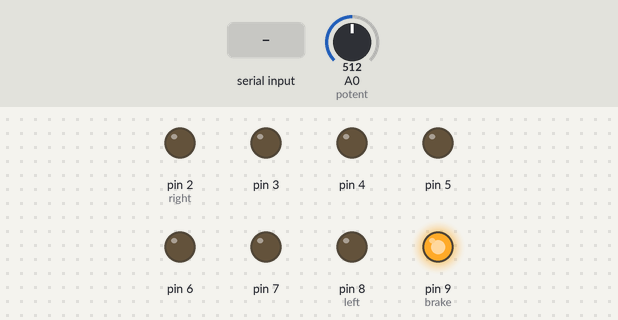
Recording of a sketch running on a simulated Arduino Uno, built with avr-gcc and run on an emulated ATmega328P. On the bench: output pins drawn as LEDs (lit = HIGH). Inputs (shaded band) come from the test bench; at power-on: A0 (potent) = 512.

Above: at 1.2 s.
1.3 s: "l90\n" received over Serial
At 2.8 s:
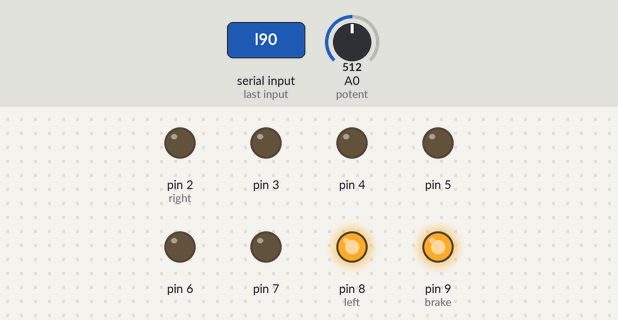
4.3 s: byte 114 ('r') received over Serial
At 8.9 s:
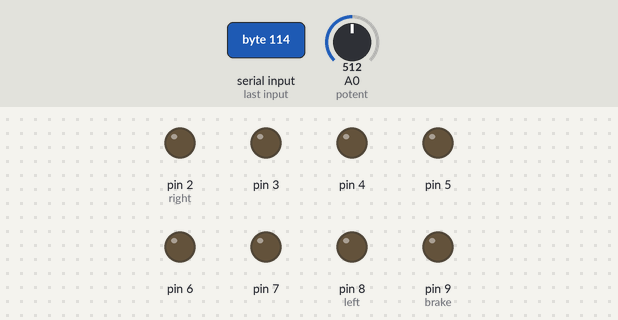
11.4 s: "90;45\n" received over Serial
At 12.4 s:
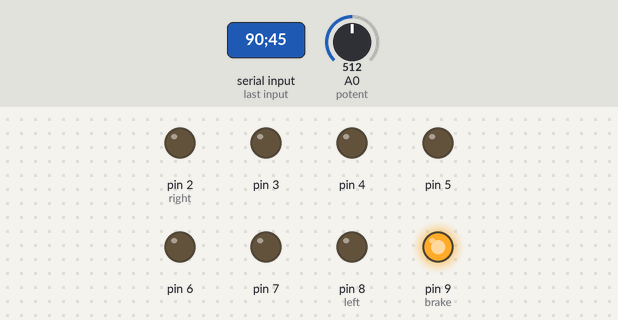
14.4 s: "30;150\n" received over Serial
At 17.7 s:
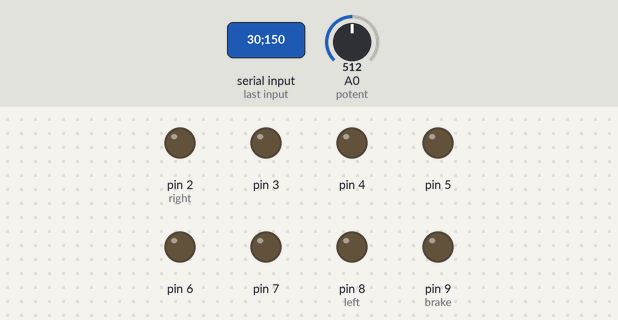
Timing chart, 0 to 18.4 s (numbered marks = the images above; inputs shaded):
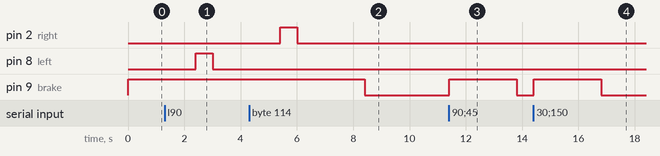

The sketch:

ham_ii_digital_interface.ino
```cpp
const int left =  8;
const int brake = 9;
const int right = 2;
const int potent = 0;
const int TOLERANCE = 1;
const int AMAX = 940;
const int AMIN = 50;
int leftCount;
int rightCount;
int brakeCount;
int   offCount;
int idleCount;
int apCount;
int target;
boolean brakeOff;
boolean turnRight;
boolean turnLeft;
boolean autoRot;
String serialRead;


void setup() {
  for(int i = 0; i<8; i++){
    pinMode(i+2, OUTPUT);
    digitalWrite(i+2, LOW);
  }


  serialRead="";
  Serial.begin(4800);
  pinMode(left , OUTPUT);
  pinMode(right, OUTPUT);
  pinMode(brake, OUTPUT);

  digitalWrite(left, LOW);
  digitalWrite(right, LOW);
  digitalWrite(brake, LOW);

  leftCount = 0;
  rightCount = 0;
  brakeCount = 0;
  idleCount = 0;
  target=0;
  brakeOff=false;
  turnLeft=false;
  turnRight=false;
  stopRot();
  apCount = 0;
}

void loop()
{
  //Serial.println(analogRead(potent));
  delay(1);
  idleCount++;


  if(idleCount > 2000 && brakeCount > 1000 && !turnLeft && !turnRight){
    brakeOff=false;
  }
  if(brakeOff){
    brakeCount++;
    digitalWrite(brake, HIGH);
  }
  else{
    digitalWrite(brake, LOW);
    brakeCount=0;
  }

  if(turnLeft && turnRight){
    turnLeft = false;
    turnRight = false;
    stopRot();
  }


  ////////////////////LEFT TURN/////////////////
  if(turnLeft){
    brakeOff = true;

    if(idleCount > 2000 && brakeCount>1000){
      digitalWrite(left, HIGH);
      leftCount++;
    }
    if(leftCount > 500){
      idleCount=0;
      turnLeft = false;
    }
  }
  else
      digitalWrite(left, LOW);
  ////////////////////RIGHT TURN/////////////////
  if(turnRight){
    brakeOff = true;

    if(idleCount > 2000 && brakeCount>1000){
      digitalWrite(right, HIGH);
      rightCount++;
    }
    if(rightCount > 500){
      idleCount=0;
      turnRight = false;
    }
  }
  else{
      digitalWrite(right, LOW);
  }
  ///////////////////Auto Rotate//////////////////
  int head=getHeading();
  if(autoRot){
    if(abs(head-target)<TOLERANCE){
      stopRot();
      turnLeft=false;
      turnRight=false;
    }
    else if(head>target){
      turnLeft=true;
      turnRight=false;
      leftCount=0;
    }
    else if(head<target){
      turnLeft=false;
      turnRight=true;
      rightCount=0;
    }
  }
}

void serialEvent(){

  char inChar='e';

    //delay(200);
  while(Serial.available()>0){
    inChar = (char)Serial.read();

    switch (inChar){
    case 'b':
      autoRot=false;
      brakeCount = 0;
      brakeOff=true;
      break;
    case 'l':
      autoRot=false;
      leftCount=0;
      turnLeft=true;
      break;
    case 'r':
      autoRot=false;
      rightCount=0;
      turnRight=true;
      break;
    case 'c':
      autoRot=true;
      break;
    case 's':
      stopRot();
      break;
    case 'g':
      reportHeading();
      break;
    case 'w':
      Serial.println(analogRead(potent));
      break;
    }

    if(inChar == 'A'){
      serialRead="A";
    }
    else if(serialRead.length()==1 && serialRead.compareTo("A") == 0)
    {

      if(inChar=='P' || inChar=='M' || inChar=='I'){
        serialRead=serialRead + inChar;
      }
    }
    else if(serialRead.length()==2 && (serialRead.compareTo("AP")==0 || serialRead.compareTo("AM")==0 || serialRead.compareTo("AI")==0) && inChar=='1'){
        serialRead=serialRead + inChar;
    }
    else if(serialRead.length()==3 && serialRead.compareTo("AM1") == 0 && inChar==';'){
        autoRot=true;
        serialRead="";
    }
    else if(serialRead.length()==3 && serialRead.compareTo("AI1") == 0 && (inChar==';' || inChar=='\r')){

        reportHeading();
        serialRead="";
    }
    else if(serialRead.length()>=3 && serialRead.length()<6 && inChar >= '0' && inChar <='9'){
        serialRead=serialRead+inChar;
    }
    else if(serialRead.length()==6){
      if(inChar == ';'){
        stopRot();
      }
      else if(inChar == '\r'){
        autoRot=true;
      }
      else{
        serialRead="";
      }
      if(serialRead.length()==6){
        int tmp = serialRead.substring(3).toInt();
        if(tmp > 180)
          tmp=tmp-360;
        target = tmp;
      }
      serialRead="";
    }
    else if(inChar==';'){
        stopRot();
        serialRead="";
    }
    else
        serialRead="";
  }


}
int getHeading(){
  int raw = analogRead(potent);
  int tmp = ( (int) 360*( ( (double) raw-AMIN )/( AMAX-AMIN ) ) )-180;
  return tmp;
}
void reportHeading(){
  int loc = (getHeading());
  while(loc<0)
    loc=loc+360;
  String outStr=";";
  outStr=outStr+loc;
  Serial.println(outStr);
}
void stopRot(){
    autoRot = false;
    turnLeft = false;
    turnRight = false;
    brakeCount = 0;
    idleCount=0;
    brakeOff= true;
}
```

Measured:
- after the input at 1.3 s, pin 8 (left): LOW → HIGH after 1.1 s, → LOW 0.60 s later; pin 9 (brake): stays HIGH (without the input it goes to LOW after 1.1 s)
- after the input at 4.3 s, pin 2 (right): LOW → HIGH after 1.1 s, → LOW 0.60 s later; pin 9 (brake): HIGH → LOW after 4.1 s instead of 1.1 s
- after the input at 11.4 s, pin 9 (brake): LOW → HIGH at once, → LOW 2.4 s later
- after the input at 14.4 s, pin 9 (brake): LOW → HIGH at once, → LOW 2.4 s later
